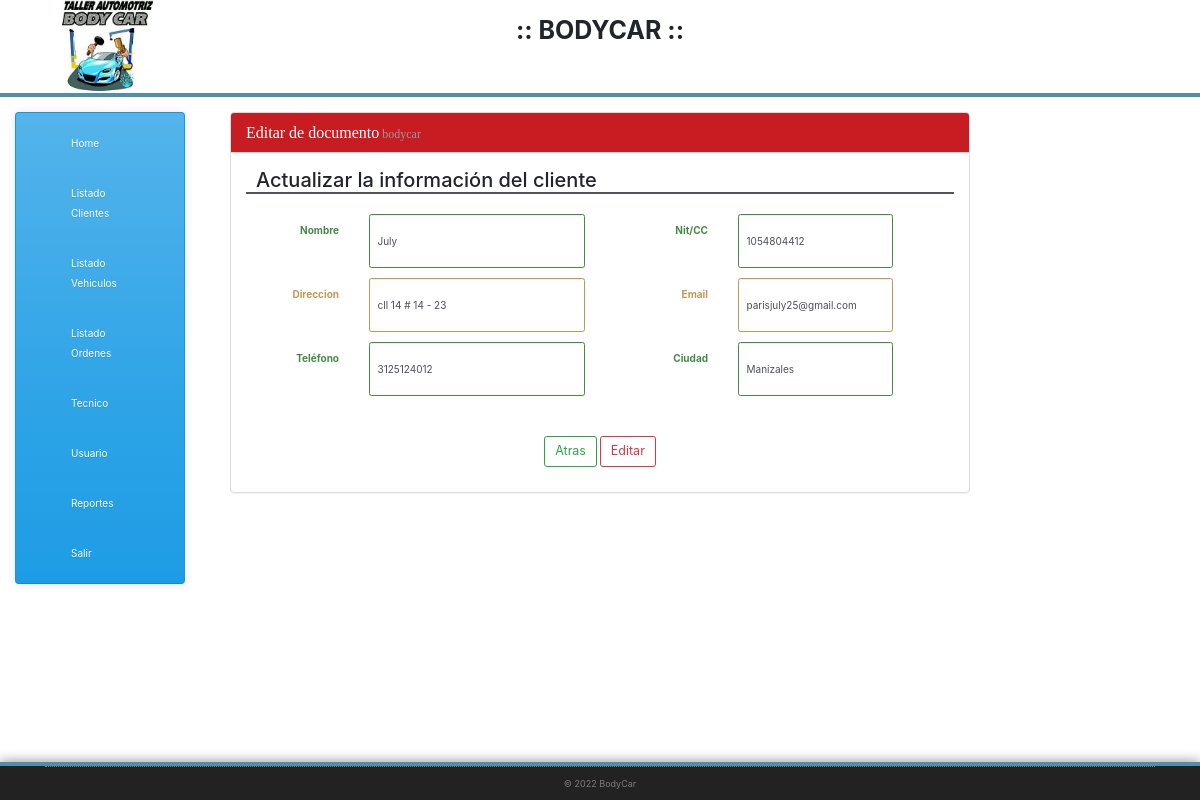
Screenshot of /editar_cliente.php?id=9 with the database file from the repository.
### tables this page shows
CREATE TABLE `cliente` (
  `id` bigint(20) UNSIGNED NOT NULL,
  `cli_nom` varchar(255) NOT NULL,
  `cli_ide` varchar(255) NOT NULL,
  `cli_dir` varchar(255) NOT NULL,
  `cli_ema` varchar(255) NOT NULL,
  `cli_tel` varchar(255) NOT NULL,
  `cli_ciu` varchar(255) NOT NULL
);

### conectar.php (called while the page is built)
<?php
  class Conectar
  {
   public static function con(){
    $hostname_db = "localhost";
    $database_db = "bodycar";
    $username_db = "root";
    $password_db = "";
    $conexion = mysqli_connect($hostname_db, $username_db, $password_db);
    mysqli_select_db($conexion,$database_db) or die ("Ninguna DB seleccionada");
    return $conexion;
  }
}

### m_cliente.php (called while the page is built, shortened)
<?php
require_once 'conectar.php';
class Cliente {
  private $registro;
  function __construct() {
    $this->registro=array();
  }
public function get_cliente_id($id){
  $sql="select * from cliente where id=$id";
  $res=mysqli_query(Conectar::con(),$sql);
  while($reg=mysqli_fetch_assoc($res))
  {
   $this->registro[]=$reg;
 }
 return $this->registro;
}
}
?>

### editar_cliente.php (the view, shortened to what this page needs)
<!DOCTYPE html>
<?php
    require_once 'm_cliente.php';
    $lib = new Cliente();
    $pro=$lib->get_cliente_id($_GET["id"]);
    ?>
 <html class="no-js">
 <head>
  <link rel="stylesheet" href="css/bootstrap.min.css">
  <link rel="stylesheet" href="css/icomoon-social.css">
  <link rel="stylesheet" href="css/Estilos.css">
  <link rel="stylesheet" type="text/css" href="//code.jquery.com/ui/1.12.1/themes/cupertino/jquery-ui.css">
  <link rel="stylesheet" type="text/css" href="//cdn.datatables.net/1.10.13/css/dataTables.jqueryui.min.css">
            <link rel="stylesheet" href="css/main.css">
            <link rel="stylesheet" href="https://maxcdn.bootstrapcdn.com/bootstrap/4.0.0-alpha.5/css/bootstrap.min.css">
          </head>
          <body>
              <div class="content">
            <?php include('header.php'); ?>
            <div class="container-fluid">
              <div class="row justify-content-start">
               <div class="col-sm-2 col-md-2 col-lg-2">
                <div class="">
                  <br>
                  <?php
                  include("sidebar.php");
                  ?>
                </div>
              </div>
              <div class="col-sm-8 col-md-8 col-lg-8">
                <div class="container-fluid">
                  <div class="panel-group" id="accordion">
                    <br>
                      <div class="panel panel-danger">
                        <div class="panel-heading">
                          <h4 class="panel-title">
                            <a data-toggle="collapse" data-parent="#accordion" href="#collapse1">
                             Editar de documento<small>  bodycar</small></a>
                            </h4>
                          </div>
                          <div id="collapse1" class="panel-collapse collapse in">
                            <div class="panel-body">
                             <form action="editar_cliente.php" method="POST">
                             <div class="form-horizontal">
                              <h2>Actualizar la información del cliente</h2>
                              <br>
                               <div class="form-group has-success">
                                  <label class="control-label hidden-xs col-sm-2 col-md-2" for="cli_nom">Nombre</label>
                                  <div class="col-xs-6 col-md-4">
                                    <input type="text" class="form-control input-lg" id="cli_nom" name="cli_nom" value="<?php echo $pro[0]["cli_nom"];?>" data-toggle="tooltip"  title="Escribe el nombre!">
                                  </div>
                                  <label  class="control-label hidden-xs col-sm-2 col-md-2" for="cli_ide">Nit/CC</label>
                                  <div class="col-xs-6 col-sm-3 col-md-3">
                                    <input type="text" class="form-control input-lg" id="cli_ide" name="cli_ide" value="<?php echo $pro[0]["cli_ide"];?>" data-toggle="tooltip" title="">
                                  </div>
                              </div>
                              <div class="form-group has-warning">
                                  <label class="control-label hidden-xs col-sm-2 col-md-2" for="cli_dir">Direccion</label>
                                  <div class="col-xs-6 col-md-4">
                                    <input type="text" class="form-control input-lg" id="cli_dir" name="cli_dir" value="<?php echo $pro[0]["cli_dir"];?>" data-toggle="tooltip"  title="Escribe el nombre!">
                                  </div>
                                  <label  class="control-label hidden-xs col-sm-2 col-md-2" for="cli_ema">Email</label>
                                  <div class="col-xs-6 col-sm-3 col-md-3">
                                    <input type="text" class="form-control input-lg" id="cli_ema" name="cli_ema" value="<?php echo $pro[0]["cli_ema"];?>" data-toggle="tooltip" title="">
                                  </div>
                              </div>
                              <div class="form-group has-success">
                                  <label class="control-label hidden-xs col-sm-2 col-md-2" for="cli_tel">Teléfono</label>
                                  <div class="col-xs-6 col-md-4">
                                    <input type="text" class="form-control input-lg" id="cli_tel" name="cli_tel" value="<?php echo $pro[0]["cli_tel"];?>" data-toggle="tooltip"  title="Escribe el nombre!">
                                  </div>
                                  <label  class="control-label hidden-xs col-sm-2 col-md-2" for="cli_ciu">Ciudad</label>
                                  <div class="col-xs-6 col-sm-3 col-md-3">
                                    <input type="text" class="form-control input-lg" id="cli_ciu" name="cli_ciu" value="<?php echo $pro[0]["cli_ciu"];?>" data-toggle="tooltip" title="">
                                  </div>
                              </div>
                          <br><br>
                          <div class="form-group has-warning">
                            <div class="text-center">
                             <a href="listado_cliente.php" class="btn btn-outline-success btn-lg" role="button"> Atras</a>
                              <button type="submit" class="btn btn-outline-danger btn-lg"> Editar</button>
                            </div>
                          </div>
                        </div>
                      </form>
                    </div>
                  </div>
                </div>
                    </div>
                     </div>
                    </div>
                    </div>
                </div>
            </div>
       <?php include('footer.php') ?>
          </body>
          </html>

### css/main.css (style rules this page uses)
body { background: url(../img/page-background.png); }
body { font-family: Arial, Helvetica, sans-serif; font-size: 14px; line-height: 20px; color: #535b60; }
h2 { color: #53555c; font-family: 'Open Sans', sans-serif; font-size: 2em; border-bottom: 2px solid #53555c; line-height: 1.5em; margin: 30px 0; padding-left: 10px; }
h4 { font-family: 'Open Sans', sans-serif; color: #53555c; margin-bottom: 10px; }
a { color: #4f8db3; }
.btn { border: 1px solid #4f8db3; -webkit-border-radius: 2px; -webkit-background-clip: padding-box; -moz-border-radius: 2px; -moz-background-clip: padding; border-radius: 2px; background-clip: padding-box; color: #FFFFFF; cursor: pointer; display: inline-block; text-transform: none; -webkit-transition: all .25s ease; -moz-transition: all .25s ease; -o-transition: all .25s ease; -ms-transition: all .25s ease; transition: all .25s ease; text-align: center; background: none repeat scroll 0 0 #4f8db3; text-shadow: none; box-shadow: none; color: #FFF; white-space: nowrap; }

### footer.php (style rules this page uses)
html { height: 100%; }
body { display: flex; display: -webkit-flex; flex-direction: column; -webkit-flex-direction: column; height: 100%; }
.content { flex: 1 0 auto; -webkit-flex: 1 0 auto; min-height: 200px; }

### editar_cliente.php (style rules this page uses)
h4 { font-family: 'MTCORSVA'; }

### rows the page displays
cliente: cli_nom "July", cli_ide "1054804412", cli_dir "cll 14 # 14 - 23", cli_ema "parisjuly25@gmail.com", cli_tel "3125124012", cli_ciu "Manizales"
